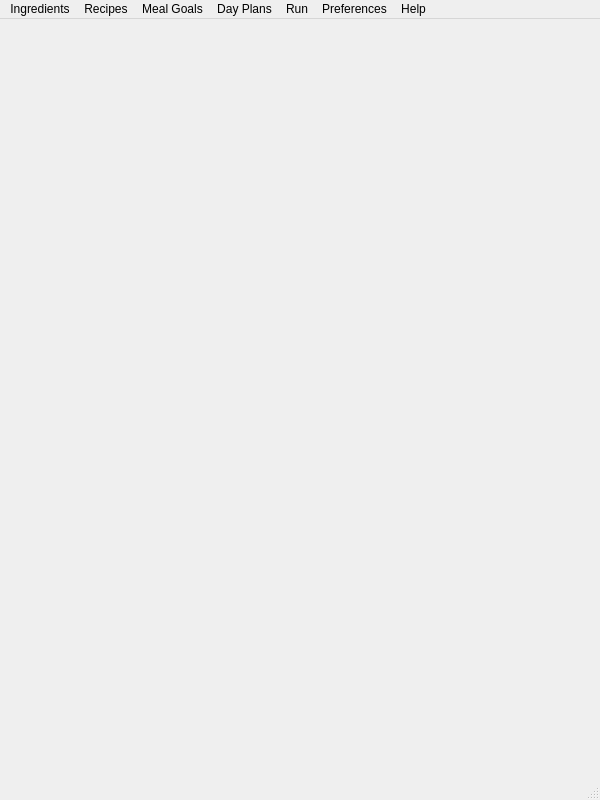
<?xml version="1.0" encoding="UTF-8"?>
<ui version="4.0">
 <class>MainWindow</class>
 <widget class="QMainWindow" name="MainWindow">
  <property name="geometry">
   <rect>
    <x>0</x>
    <y>0</y>
    <width>600</width>
    <height>800</height>
   </rect>
  </property>
  <property name="sizePolicy">
   <sizepolicy hsizetype="Minimum" vsizetype="Minimum">
    <horstretch>0</horstretch>
    <verstretch>0</verstretch>
   </sizepolicy>
  </property>
  <property name="minimumSize">
   <size>
    <width>0</width>
    <height>0</height>
   </size>
  </property>
  <property name="maximumSize">
   <size>
    <width>16777215</width>
    <height>16777215</height>
   </size>
  </property>
  <property name="windowTitle">
   <string> CoDiet (V0.1)</string>
  </property>
  <property name="windowIcon">
   <iconset>
    <normaloff>assets/pydiet.ico</normaloff>assets/pydiet.ico</iconset>
  </property>
  <property name="autoFillBackground">
   <bool>false</bool>
  </property>
  <widget class="QWidget" name="central_widget">
   <layout class="QHBoxLayout" name="horizontalLayout">
    <item>
     <widget class="QStackedWidget" name="wg_page_stack">
      <property name="currentIndex">
       <number>-1</number>
      </property>
     </widget>
    </item>
   </layout>
  </widget>
  <widget class="QMenuBar" name="menubar">
   <property name="geometry">
    <rect>
     <x>0</x>
     <y>0</y>
     <width>600</width>
     <height>25</height>
    </rect>
   </property>
   <widget class="QMenu" name="btn_preferences">
    <property name="title">
     <string>Preferences</string>
    </property>
    <addaction name="btn_manage_nutrients"/>
    <addaction name="btn_user_requirements"/>
   </widget>
   <widget class="QMenu" name="btn_ingredients">
    <property name="title">
     <string>Ingredients</string>
    </property>
   </widget>
   <widget class="QMenu" name="menuRecipes">
    <property name="title">
     <string>Recipes</string>
    </property>
    <addaction name="actionNew_Recipe"/>
    <addaction name="actionSearch_Edit_Recipes"/>
   </widget>
   <widget class="QMenu" name="menuMeals">
    <property name="title">
     <string>Meal Goals</string>
    </property>
    <addaction name="actionNew_Meal_Goal"/>
    <addaction name="actionSearch_Edit_Meal_Goals"/>
   </widget>
   <widget class="QMenu" name="menuRun">
    <property name="title">
     <string>Run</string>
    </property>
    <addaction name="actionFind_Meals"/>
    <addaction name="actionSolve_Day"/>
   </widget>
   <widget class="QMenu" name="menuDay_Goals">
    <property name="title">
     <string>Day Plans</string>
    </property>
    <addaction name="actionNew_Day_Goal"/>
    <addaction name="actionSearch_Edit_Meal_Plan"/>
   </widget>
   <widget class="QMenu" name="menuHelp">
    <property name="title">
     <string>Help</string>
    </property>
    <addaction name="actionDocs"/>
    <addaction name="actionAbout"/>
   </widget>
   <addaction name="btn_ingredients"/>
   <addaction name="menuRecipes"/>
   <addaction name="menuMeals"/>
   <addaction name="menuDay_Goals"/>
   <addaction name="menuRun"/>
   <addaction name="btn_preferences"/>
   <addaction name="menuHelp"/>
  </widget>
  <widget class="QStatusBar" name="statusbar"/>
  <action name="actionGlobal_Requirements">
   <property name="text">
    <string>Global Requirements</string>
   </property>
  </action>
  <action name="btn_manage_nutrients">
   <property name="text">
    <string>Manage Nutrients</string>
   </property>
  </action>
  <action name="btn_add_ingredient">
   <property name="text">
    <string>New Ingredient</string>
   </property>
  </action>
  <action name="btn_new_ingredient">
   <property name="text">
    <string>Search/Edit Ingredients</string>
   </property>
  </action>
  <action name="actionSearch_Ingredient">
   <property name="text">
    <string>Search Ingredient</string>
   </property>
  </action>
  <action name="actionNew_Recipe">
   <property name="text">
    <string>New Recipe</string>
   </property>
  </action>
  <action name="actionSearch_Edit_Recipes">
   <property name="text">
    <string>Search/Edit Recipes</string>
   </property>
  </action>
  <action name="actionFind_Meals">
   <property name="text">
    <string>Solve Meal</string>
   </property>
  </action>
  <action name="actionNew_Meal_Goal">
   <property name="text">
    <string>New Meal Goal</string>
   </property>
  </action>
  <action name="actionSearch_Edit_Meal_Goals">
   <property name="text">
    <string>Search/Edit Meal Goals</string>
   </property>
  </action>
  <action name="actionDocs">
   <property name="text">
    <string>Docs</string>
   </property>
  </action>
  <action name="actionAbout">
   <property name="text">
    <string>About</string>
   </property>
  </action>
  <action name="actionNew_Day_Goal">
   <property name="text">
    <string>New Day Plan</string>
   </property>
  </action>
  <action name="actionSearch_Edit_Meal_Plan">
   <property name="text">
    <string>Search/Edit Day Plan</string>
   </property>
  </action>
  <action name="btn_user_requirements">
   <property name="text">
    <string>User Requirements</string>
   </property>
  </action>
  <action name="actionSolve_Day">
   <property name="text">
    <string>Solve Day</string>
   </property>
  </action>
 </widget>
 <resources/>
 <connections/>
</ui>
